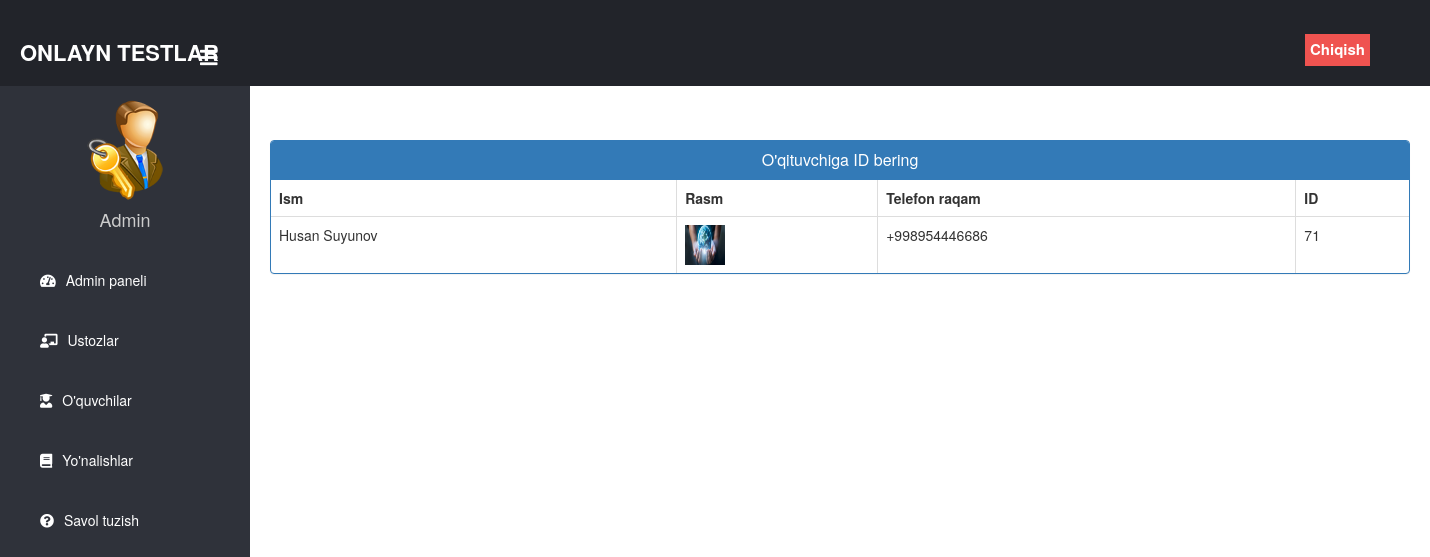
/admin-view-teacher-salary (signed in), run on the app's committed database.
### teacher/models.py (models this page shows, shortened)
class Teacher(models.Model):
    user=models.OneToOneField(User,on_delete=models.CASCADE)
    profile_pic= models.ImageField(upload_to='profile_pic/Teacher/',null=True,blank=True)
    address = models.CharField(max_length=40)
    mobile = models.CharField(max_length=20,null=False)
    status= models.BooleanField(default=False)
    salary=models.PositiveIntegerField(null=True)
    @property
    def get_name(self):
        return self.user.first_name+" "+self.user.last_name

### exam/views.py (the view)
# urls.py: path('admin-view-teacher-salary', views.admin_view_teacher_salary_view,name='admin-view-teacher-salary'),
@login_required(login_url='adminlogin')
def admin_view_teacher_salary_view(request):
    teachers= TMODEL.Teacher.objects.all().filter(status=True)
    return render(request,'exam/admin_view_teacher_salary.html',{'teachers':teachers})

### templates/exam/admin_view_teacher_salary.html (shortened to what this page needs)
{% extends 'exam/adminbase.html' %}
{% block content %}
{%load static%}
<head>
  <link href="//netdna.bootstrapcdn.com/bootstrap/3.0.0/css/bootstrap.min.css" rel="stylesheet" id="bootstrap-css">
</head>
<br><br>
<div class="container">
  <div class="panel panel-primary">
    <div class="panel-heading">
      <h6 class="panel-title">O'qituvchiga ID bering</h6>
    </div>
    <table class="table table-hover table-bordered" id="dev-table">
      <thead>
        <tr>
          <th>Ism</th>
          <th>Rasm</th>
          <th>Telefon raqam</th>
          <th>ID</th>
        </tr>
      </thead>
      {% for t in teachers %}
      <tr>
        <td> {{t.get_name}}</td>
        <td> <img src="{% static t.profile_pic.url %}" alt="Profile Pic" height="40px" width="40px" /></td>
        <td>{{t.mobile}}</td>
        <td>{{t.salary}}</td>
        </tr>
      {% endfor %}
    </table>
  </div>
</div>
<br><br><br><br><br><br>
{% endblock content %}

### templates/exam/adminbase.html (style rules this page uses)
body { margin: 0; padding: 0; font-family: "Gill Sans", sans-serif;; }

### templates/exam/admin_view_teacher_salary.html (style rules this page uses)
h6 { text-align: center; }

### data on the page
Teacher: get_name "Husan Suyunov", profile_pic (picture), mobile "+998954446686", salary "71"
